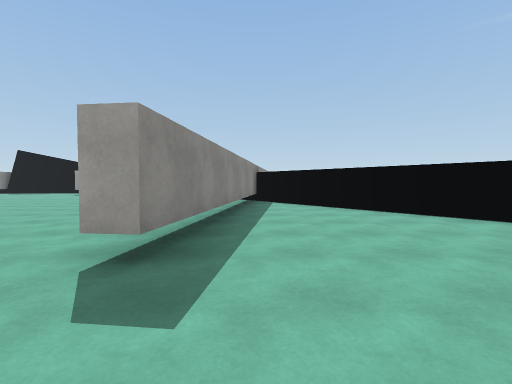
View 1 (above)

17 first-person views from a walk through a scene from a Unity 3-D project. The camera is 1.3 m above the floor, tilts 2° down and sees 85° across. The floor is counted in squares, 2 m on a side. Each view is taken from the middle of a square. On the plan, view 1 faces up. The plan holds only what a view shows up to about 9 squares ahead; the rest is blank. The place goes on beyond the plan. Surface patterns are stand-ins for the level's own textures.

View 2
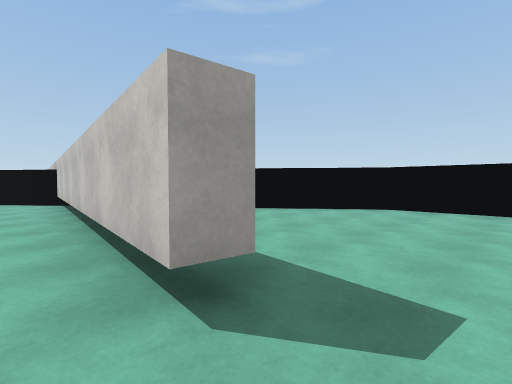

View 3
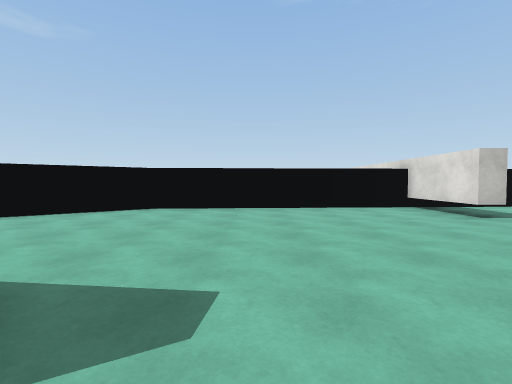

View 4
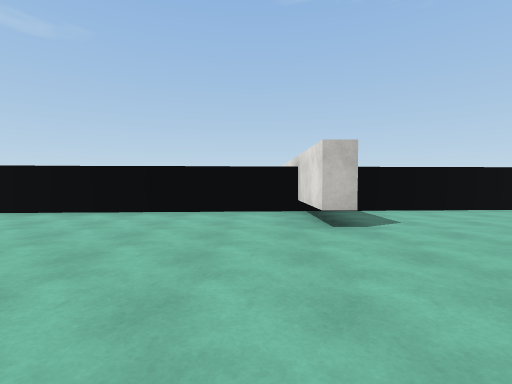

View 5
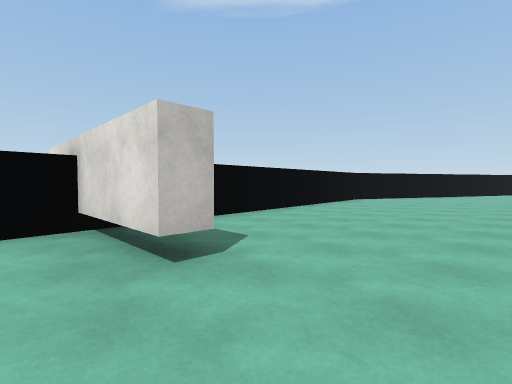

View 6
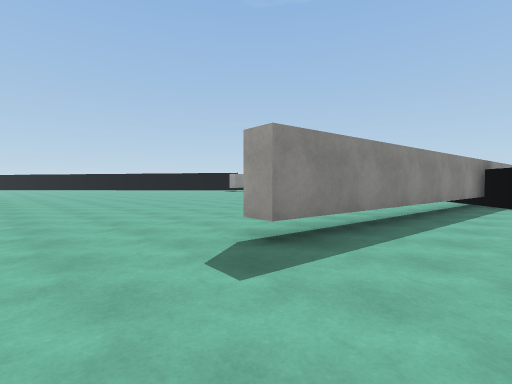

View 7
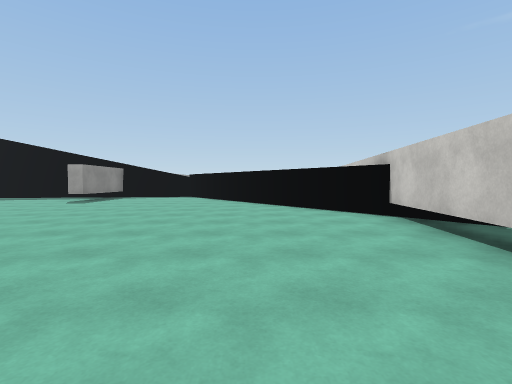

View 8
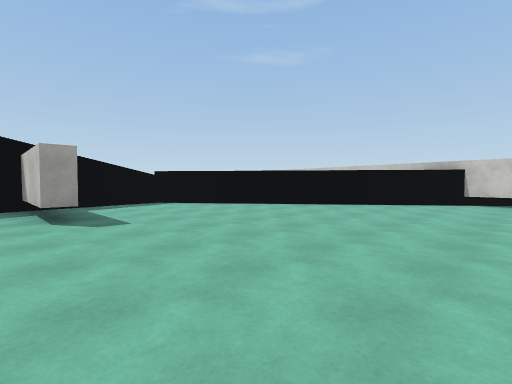

View 9
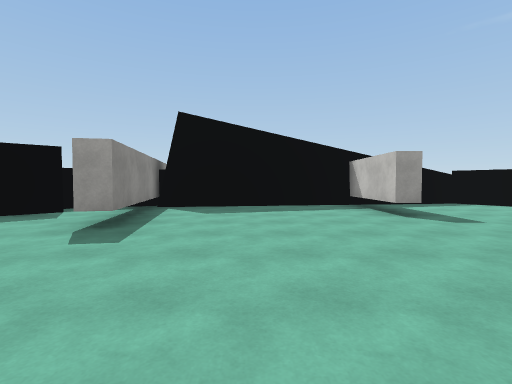

View 10
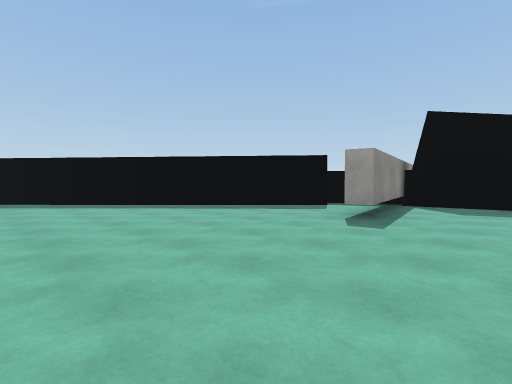

View 11
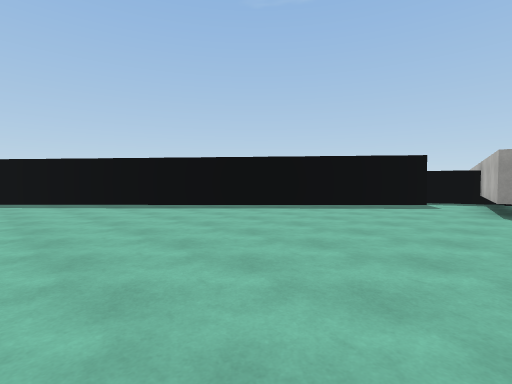

View 12
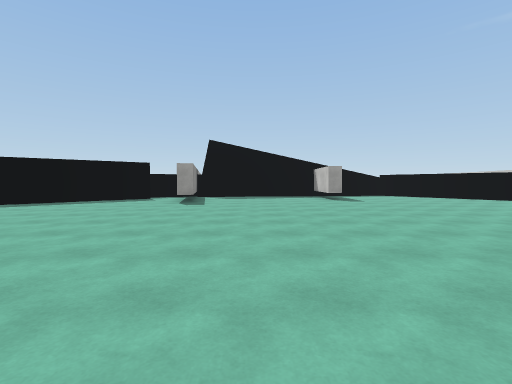

View 13
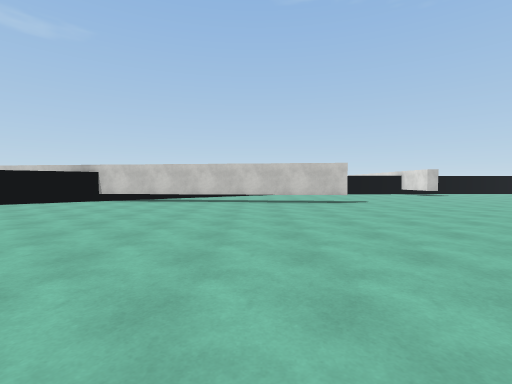

View 14
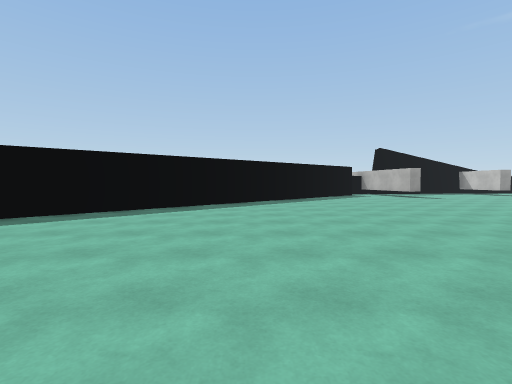

View 15
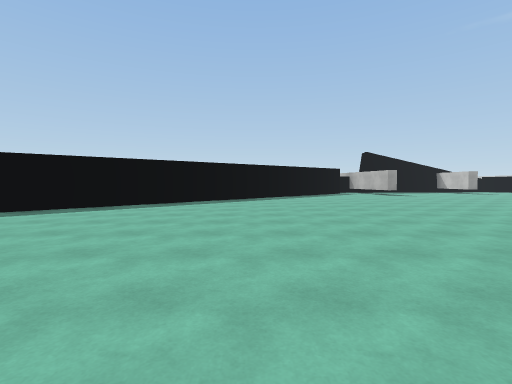

View 16
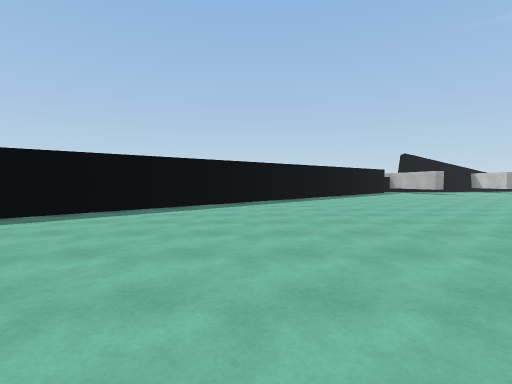

View 17
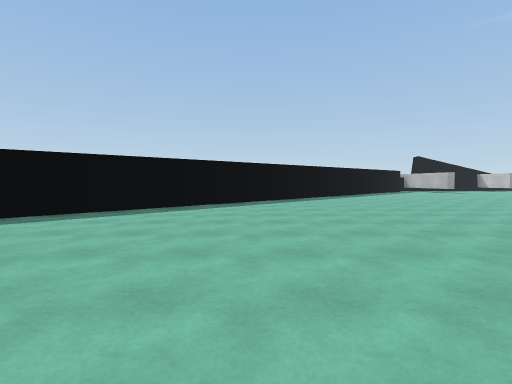

### Floor plan
Key: @ floor where view 1 was taken; # wall or solid block; . floor.
Columns run from 31 left of view 1 to 6 right of it. Each row starts with its distance up from view 1.
 18                       ####
 17                 #######...#
 16                ##.....#...##
 15               ###.....#....#
 14             ###.##......... #
 13            ##....#..........##
 12           ##.................##
 11          ##...................##
 10         ##.....................#
  9        ##......................###
  8       ##.......................#.#
  7      ##.......................##.##
  6     ##........................#...##
  5    ##............ ............#....##
  4   ##............   .  ........#.....#
  3  ##............        .......#.....#
  2 ##............        ..............#
  1 #............         ..............#
  0  ...........           ........@....#
 -1   ....... .                .........##
 -2    .....                     ........#
 -3     ...                        ...####
 -4      .                          .....#
 -5                                 .....#
 -6                                 .....#
 -7                                 .....#
 -8                                 .....#
 -9                                 .....#

Positions as (right, up) in squares from view 1, and headings:
1: (0, 0), facing up
2: (-2, 1), facing up-right
3: (-2, 1), facing right
4: (-1, -2), facing right
5: (1, -2), facing down-right
6: (1, 0), facing up-left
7: (-3, 5), facing up
8: (-10, 9), facing up-right
9: (-12, 9), facing up
10: (-12, 8), facing up-left
11: (-14, 6), facing up-left
12: (-12, 4), facing up
13: (-10, 5), facing right
14: (-21, 1), facing up
15: (-21, -1), facing up
16: (-24, -2), facing up
17: (-26, -4), facing up
